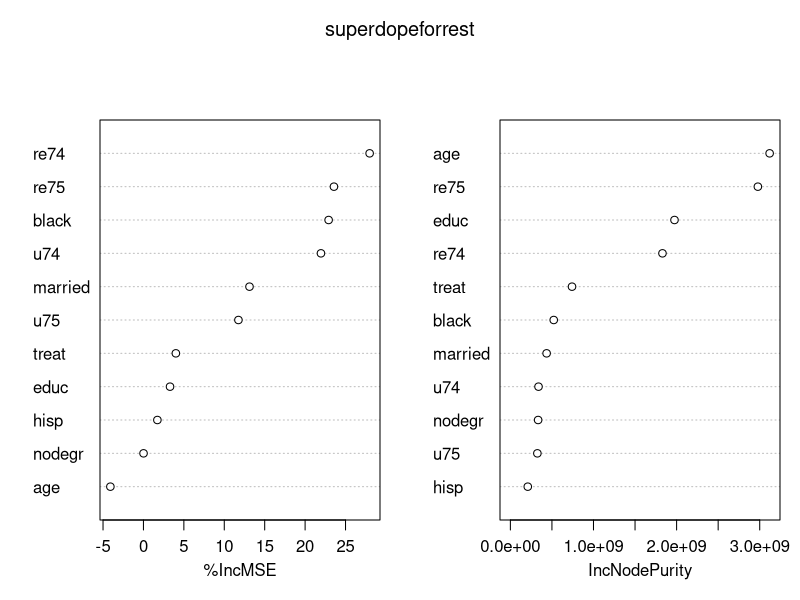
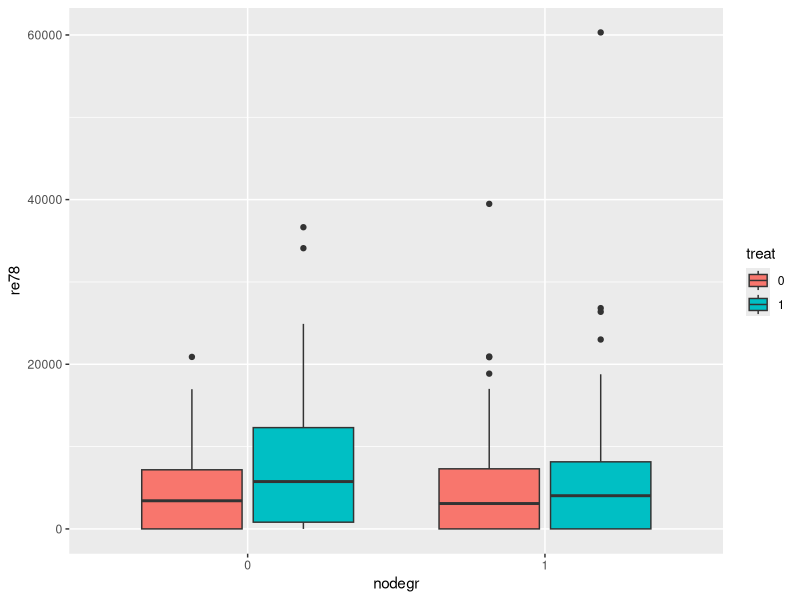

These charts were generated, in order, by the following R code:
setwd("~/Documents/Hyderabad/CS112/Lalonde Three Ways")
library(Matching)
library(randomForest)
library(arm)
data("lalonde")

#adding new column
lalonde$u78 <- 0
lalonde$u78[lalonde$re78 == 0] <- 1

#randomforresting to choose predictors
set.seed(2222)
superdopeforrest <- randomForest(re78~.-u78, data=lalonde
                                 ,mtry=4, ntree = 5000, 
                                 importance =TRUE)

superdopeforrest
importance(superdopeforrest)
varImpPlot(superdopeforrest)

#creating degree/nodegree dataframes from lalonde
no_degree_group <- lalonde[which(lalonde$nodegr ==1),]
with_degree_group <- lalonde[which(lalonde$nodegr ==0),]

#linear regression 
no_dgr_regression <- lm(re78 ~ treat + re74 + re75, 
                        data = no_degree_group)

with_dgr_regression <- lm(re78 ~ treat + re74 + re75, 
                      data = with_degree_group)
no_dgr_regression
with_dgr_regression

summary(no_dgr_regression)
summary(with_dgr_regression)

confint (no_dgr_regression)
confint (with_dgr_regression)

#linear regression with interaction term
int_term <- lm(re78 ~ treat + nodegr + I(treat*nodegr), 
                          data = lalonde) #assuming that nodegr has some effect on treatment
int_term
display(int_term)

int_term_sim <- sim(int_term)
mean_treat_coef <- mean(coef(int_term_sim)[,2])
mean_treat_coef
mean_inter_coef <- mean(coef(int_term_sim)[,4])
mean_inter_coef
#treatment effect = coef(interaction.term)*nodegr + coef(treatment)
treat_effect_ndeg = mean_inter_coef*1 + mean_treat_coef
treat_effect_ndeg 
treat_effect_wdeg = mean_inter_coef*0 + mean_treat_coef
treat_effect_wdeg 


summary(int_term) 
confint (int_term)



#Datavizing log reg treatment effects
lalonde$nodegr <- factor(lalonde$nodegr)
lalonde$treat <- factor(lalonde$treat)
library(ggplot2)
ggplot(lalonde, aes(x = nodegr, y = re78, fill=treat))+geom_boxplot()


#logistic regression
#rerun to update the split dataframes 
#since lalonde has been changed
no_degree_group <- lalonde[which(lalonde$nodegr ==1),]
with_degree_group <- lalonde[which(lalonde$nodegr ==0),]

logreg_ndeg <- glm(u78 ~ treat + re74 + re75, 
              data = no_degree_group, family = binomial)
logreg_wdeg <- glm(u78 ~ treat + re74 + re75, 
                   data = with_degree_group, family = binomial)

summary(logreg_ndeg)
summary(logreg_wdeg)

confint (logreg_ndeg)
confint (logreg_wdeg)

#treatment effect without degree
predict_ndeg <- predict(logreg_ndeg, no_degree_group[1,], type = 'response')
predict_ndeg
no_degree_group[1,]$treat
no_degree_group[1,]$treat <- 0
no_treat_ndeg <- predict(logreg_ndeg,no_degree_group[1,], type = 'response')
no_treat_ndeg
predict_ndeg-no_treat_ndeg #probability of being unemployed is decreased by 9.7%
no_degree_group[1,]$treat <- 1 #changing it back

#treatment effect with degree
predict_wdeg <- predict(logreg_wdeg, with_degree_group[1,], type = 'response')
predict_wdeg
with_degree_group[1,]$treat
with_degree_group[1,]$treat <- 0
no_treat_wdeg <- predict(logreg_wdeg, with_degree_group[1,], type = 'response')
no_treat_wdeg
predict_wdeg-no_treat_wdeg #probability of being unemployed is decreased by 16.2%
with_degree_group[1,]$treat <- 1 #changing it back
